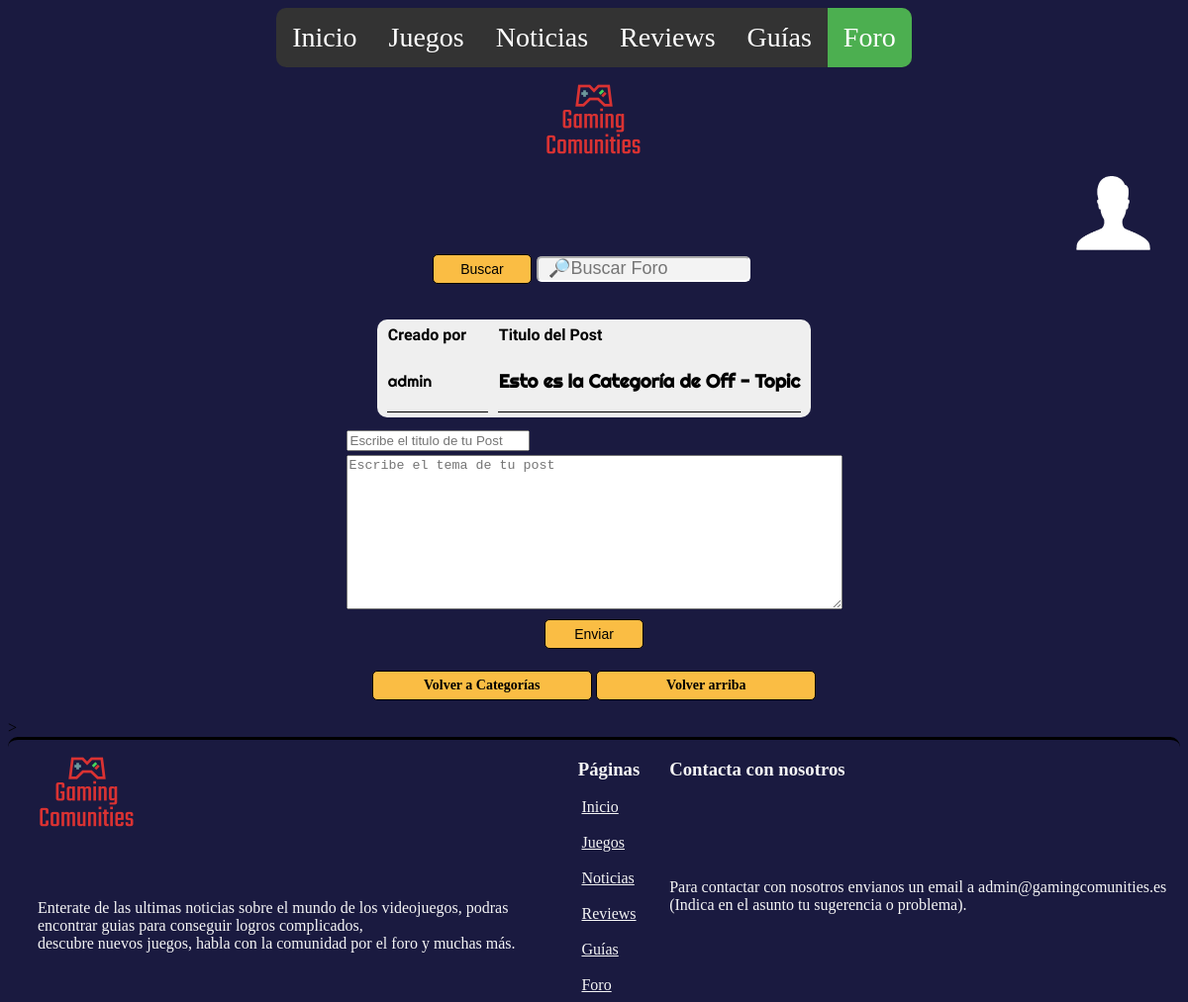
The page /foro/plantillacat.php?id_objeto=2&tipo=categoria (signed in) on the database its author committed.
### tables this page shows
CREATE TABLE `post` (
  `id_post` int(10) NOT NULL,
  `titulo` varchar(50) NOT NULL,
  `texto_post` text NOT NULL,
  `comentario` varchar(255) DEFAULT NULL,
  `id_usuario` int(10) DEFAULT NULL,
  `id_categoria` int(10) DEFAULT NULL
);

CREATE TABLE `usuario` (
  `id_usuario` int(10) NOT NULL,
  `nombre_usuario` varchar(50) NOT NULL,
  `contraseña` varchar(16) NOT NULL,
  `email` varchar(100) NOT NULL,
  `id_rol` int(10) NOT NULL
);

### foro/plantillacat.php (the view, shortened to what this page needs)
<?php
include_once "../php/conexion.php";
    if (isset($_GET['id_objeto']) && isset($_GET['tipo'])) {
        $id = $_GET['id_objeto'];
        $tipo = $_GET['tipo'];
    }
    else{
        return;
    }
    switch ($tipo) {
        case 'categoria':
            $nombreusuario = mysqli_query($conn, "SELECT nombre_usuario FROM usuario a INNER JOIN post b ON b.id_usuario = a.id_usuario");
            $nombreuser = mysqli_fetch_array($nombreusuario);
            $usuario = $nombreuser['nombre_usuario'];
            break;
    }
?>
<!DOCTYPE html>
<html lang="es">
<head>
    <link rel="stylesheet" href="../css/estilos_inicio.css">
    <link rel="stylesheet" href="../css/crearpost.css">
    <link rel="stylesheet" href="../css/estilos_menu.css">
</head>
<body class="fondo">
<div class="menu_centrado">
        <div>
            <ul>
                <li><a href="../index.php">Inicio</a></li>
                <li><a href="../juegos/juegos_principal.php">Juegos</a></li>
                <li><a href="../noticias/noticias_principal.php">Noticias</a></li>
                <li><a href="../reviews/reviews_principal.php">Reviews</a></li>
                <li><a href="../guias/guias_principal.php">Guías</a></li>
                <li><a class="active" href="foro_principal.php">Foro</a></li>
            </ul>
        </div>
    </div>
    <div class="contenedorlogo">
        <span><img class="logo" src="../img/logo.png" alt="logo" srcset=""></span>
    </div>
    <div class="login">
    <?php
        if (isset($_SESSION['nombredelusuario'])) {
            echo " <a href='../usuarios/registrado/registrado.php' class=''><img class='fotoperfil' src='../img/loggin.png' alt='Icono perfil'></a> <br>";
        }else {
            echo "<a href='../login/login.php' class=''><img class='fotoperfil' src='../img/loggin.png' alt='Icono perfil'></a>";
        }
    ?>
    </div>
    <div>
    <div id="barrabuscar" class="barrabuscarcl">
		<form method="POST">
		<input type="submit" value="Buscar" name="btnbuscar"><input type="text" class="buscar" name="txtbuscar" id="cajabuscar" placeholder="&#128270;Buscar Foro">
		</form>
    </div>
    <br><br>
	<div class="centrarTabla">
    <div class="divtabla">
            <?php
                if(isset($_POST['btnbuscar']))
                {
                    $buscar = $_POST['txtbuscar'];
                    $queryusuarios = mysqli_query($conn, "SELECT titulo, texto_post, id_post FROM post where titulo like '".$buscar."%'");
                }
                else
                {
                    $queryusuarios = mysqli_query($conn, "SELECT titulo, texto_post, id_post FROM post WHERE id_categoria = $id ORDER BY id_post DESC");
                }
                echo "<table class='tablavisuPost'>";
                echo "<tr>";
                echo "<th class='t1'>Creado por</th>";
                echo "<th class='t1'>Titulo del Post</th>";
                echo "</tr>";
                    while($mostrar = mysqli_fetch_array($queryusuarios)) {
                    echo "<tr>";
                    echo "<td class='tdpost1'>".$usuario."</td>";
                    echo "<td class='tdpost'><a class='enlacecat' href='plantillapost.php?id_objeto=".$mostrar['id_post']."&tipo=post' class='enlaces'><h3>".$mostrar['titulo']."</h3></a></td>";
                    echo "</tr>";
            }
                 echo "</table>";
            ?>
       </div>
    </div>
    </div>
<div class="registrarpost" id="formregistrar">
  <form action="agregar.php" class="" method="POST">
        <table>
            <tr>
                <td><input type="text" name="txtnombre" required placeholder="Escribe el titulo de tu Post"></td>
            </tr>
            <tr>
                <td><textarea type="text" name="texto" id="" cols="60" rows="10" required placeholder="Escribe el tema de tu post"></textarea></td>
            </tr>
            <tr>
            <tr>
               <td colspan="2">
				   <span>
                        <input class="enlaces2" type="submit" name="btnregistrar" value="Enviar" onClick="javascript: return confirm('¿Deseas registrar a este Post?');">
                   </span>
			</td>
            </tr>
        </table>
    </form>
</div>
    <span>
        <h3><a href="foro_principal.php" class="enlaces2">Volver a Categorías</a> <a href="#arriba" class="enlaces2">Volver arriba</a></h3>
    </span>>
    <div class="PiePag">
        <div class="ancho">
        <img class="logo" src="../img/logo.png" alt="logo" srcset=""> <br>
        Enterate de las ultimas noticias sobre el mundo de los videojuegos, podras encontrar guias para conseguir logros complicados, <br>
        descubre nuevos juegos, habla con la comunidad por el foro y muchas más.
        </div>
        <div class="ancho">
            <h3>Páginas</h3>
                <span>
                    <a class='enlaceperfil' href="../index.php">Inicio</a><br>
                    <a class='enlaceperfil' href="../juegos/juegos_principal.php">Juegos</a> <br>
                    <a class='enlaceperfil' href="../noticias/noticias_principal.php">Noticias</a><br>
                    <a class='enlaceperfil' href="../reviews/reviews_principal.php">Reviews</a><br>
                    <a class='enlaceperfil' href="../guias/guias_principal.php">Guías</a><br>
                    <a class='enlaceperfil' href="foro_principal.php">Foro</a>
                </span>
        </div>
        <div class="ancho">
            <h3>Contacta con nosotros</h3>
            Para contactar con nosotros envianos un email a admin@gamingcomunities.es  (Indica en el asunto tu sugerencia o problema).
        </div>
    </div>
</body>
</html>

### css/estilos_inicio.css (style rules this page uses)
.login { text-align: right; margin-right:30px; top: 30px; }
.fondo { background-color: #1A1A40; }
.fotoperfil { padding-top: 10px; height: 75px; width: 75px; }
.logo { height: 100px; width: 100px; }
.contenedorlogo { display: grid; align-items: center; justify-content: center; }
.enlaceperfil { color: whitesmoke; }
.PiePag { display: grid; grid-template-columns: repeat(3, auto); border-radius: 10px; justify-content: center; color: whitesmoke; border-top: 3px solid black; }
.ancho { display: grid; min-width: 33%; margin-left: 30px; }
.barrabuscarcl { display: grid; justify-content: center; align-items: center; }
input[type="submit"], button { font-size: 14px; text-align: center; width: 100px; display: inline-block; background-color: #FABD44; padding: 6px 10px; border-radius: 5px; text-decoration: none; color: black; border: 1px solid black; cursor: pointer; }
.buscar { width: 200px; height: 20px; font-size: 18px; background-color: #f3f3f3; border-color: white; border-radius: 5px; padding-left: 10px; margin: 0px 5px; }

### css/crearpost.css (style rules this page uses)
.t1 { font-family: 'Bungee', cursive; }
.enlaces2 { font-size: 14px; text-align: center; width: 200px; display: inline-block; background-color: #FABD44; padding: 6px 10px; border-radius: 5px; text-decoration: none; color: black; border: 1px solid black; cursor: pointer; }
span { display: grid; align-items: center; justify-content: center; }
.registrarpost { margin-top: 10px; display: grid; align-items: center; justify-content: center; }
.tablavisuPost { align-items: center; align-content: center; text-align: left; background-color: #EFEFEF; border-spacing: 10px 5px; border-radius: 10px; }
.tdpost1 { border-bottom: 1px solid black; height: 50px; width: 100px; font-family: 'Righteous', cursive; }
.tdpost { border-bottom: 1px solid black; height: 50px; font-family: 'Righteous', cursive; }
.enlacecat { color: black; text-decoration: none; }
.divtabla { display: grid; align-items: center; justify-content: center; }

### css/estilos_menu.css (style rules this page uses)
.menu_centrado { display: grid; justify-content: center; align-items: center; }
ul { list-style-type: none; margin: 0; padding: 0; overflow: hidden; background-color: #333; position: -webkit-sticky; position: sticky; top: 0; font-size: 28px; border-radius: 10px; }
li { float: left; }
li a { display: block; color: white; text-align: center; padding: 14px 16px; text-decoration: none; }
.active { background-color: #4CAF50; }

### rows shown on the page
post: id_usuario.nombre_usuario "admin", titulo "Esto es la Categoría de Off - Topic"
